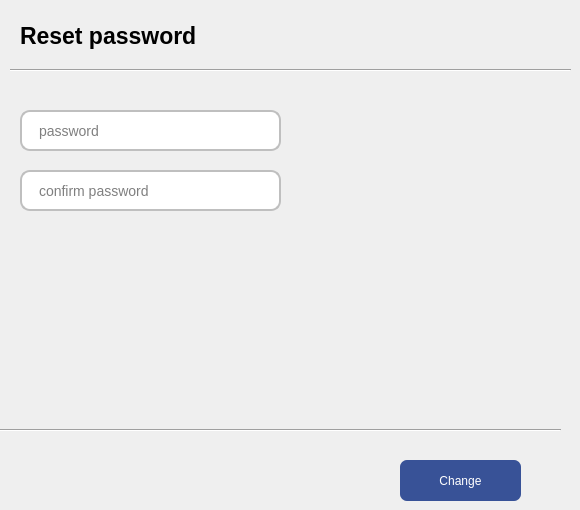
    <widget class="QWidget" name="tab_3">
     <attribute name="title">
      <string>Страница</string>
     </attribute>
     <widget class="QLineEdit" name="lineEdit_29">
      <property name="geometry">
       <rect>
        <x>20</x>
        <y>170</y>
        <width>261</width>
        <height>41</height>
       </rect>
      </property>
      <property name="font">
       <font>
        <pointsize>-1</pointsize>
       </font>
      </property>
      <property name="cursor">
       <cursorShape>IBeamCursor</cursorShape>
      </property>
      <property name="styleSheet">
       <string notr="true">QLineEdit {
    color: rgb(0, 0, 0);
    font-size: 14px;
    border-radius: 10px;
    padding-left: 15px;
    border: 2px solid rgb(191, 191, 191); /* Границы серого цвета */
    background-color: rgb(255, 255, 255);
}
</string>
      </property>
      <property name="text">
       <string/>
      </property>
      <property name="placeholderText">
       <string>confirm password</string>
      </property>
     </widget>
     <widget class="QLineEdit" name="lineEdit_30">
      <property name="geometry">
       <rect>
        <x>20</x>
        <y>110</y>
        <width>261</width>
        <height>41</height>
       </rect>
      </property>
      <property name="font">
       <font>
        <pointsize>-1</pointsize>
       </font>
      </property>
      <property name="cursor">
       <cursorShape>IBeamCursor</cursorShape>
      </property>
      <property name="styleSheet">
       <string notr="true">QLineEdit {
    color: rgb(0, 0, 0);
    font-size: 14px;
    border-radius: 10px;
    padding-left: 15px;
    border: 2px solid rgb(191, 191, 191); /* Границы серого цвета */
    background-color: rgb(255, 255, 255);
}
</string>
      </property>
      <property name="text">
       <string/>
      </property>
      <property name="placeholderText">
       <string>password</string>
      </property>
     </widget>
     <widget class="QLabel" name="label_41">
      <property name="geometry">
       <rect>
        <x>20</x>
        <y>10</y>
        <width>181</width>
        <height>51</height>
       </rect>
      </property>
      <property name="styleSheet">
       <string notr="true">
color: rgb(0, 0, 0);
font-weight: bold;
font-size: 23px</string>
      </property>
      <property name="text">
       <string>Reset password</string>
      </property>
      <property name="openExternalLinks">
       <bool>false</bool>
      </property>
     </widget>
     <widget class="QFrame" name="frame_21">
      <property name="geometry">
       <rect>
        <x>10</x>
        <y>60</y>
        <width>561</width>
        <height>20</height>
       </rect>
      </property>
      <property name="frameShape">
       <enum>QFrame::HLine</enum>
      </property>
      <property name="frameShadow">
       <enum>QFrame::Sunken</enum>
      </property>
      <property name="lineWidth">
       <number>1</number>
      </property>
     </widget>
     <widget class="QFrame" name="frame_22">
      <property name="geometry">
       <rect>
        <x>0</x>
        <y>420</y>
        <width>561</width>
        <height>20</height>
       </rect>
      </property>
      <property name="frameShape">
       <enum>QFrame::HLine</enum>
      </property>
      <property name="frameShadow">
       <enum>QFrame::Sunken</enum>
      </property>
      <property name="lineWidth">
       <number>1</number>
      </property>
     </widget>
     <widget class="QPushButton" name="pushButton_31">
      <property name="geometry">
       <rect>
        <x>400</x>
        <y>460</y>
        <width>121</width>
        <height>41</height>
       </rect>
      </property>
      <property name="styleSheet">
       <string notr="true">
QPushButton {
	color: white;
	background-color: rgb(56, 82 , 151);
	border-radius:7px


	
	
}
</string>
      </property>
      <property name="text">
       <string>Change</string>
      </property>
     </widget>
    </widget>
